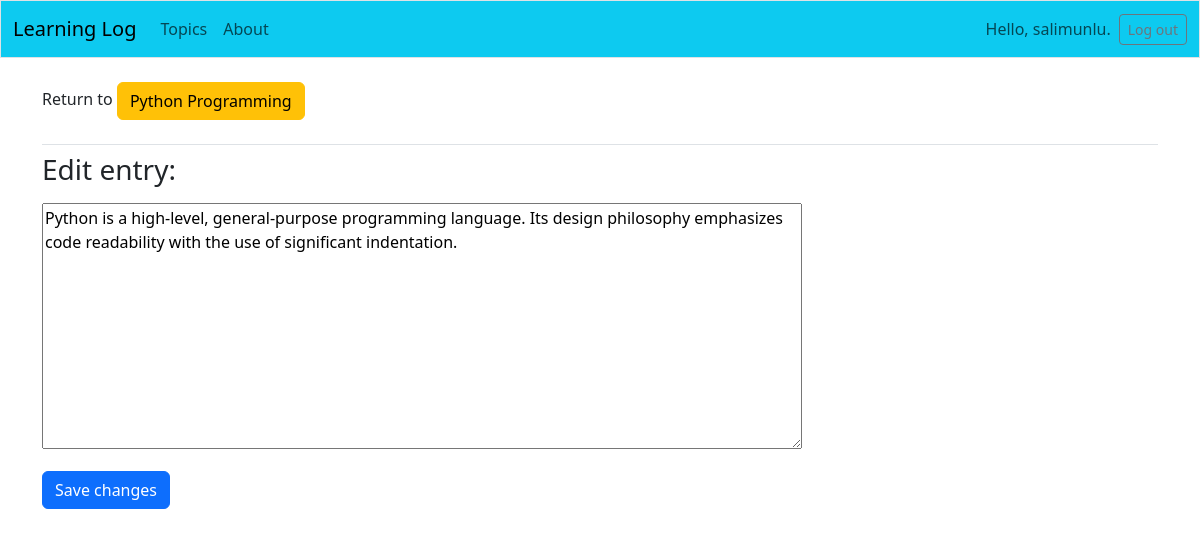
The page /edit_entry/1/ (signed in) on the database its author committed.
### learning_logs/models.py (models this page shows, shortened)
class Topic(models.Model):
    text = models.CharField(max_length=200)
    date_added = models.DateTimeField(auto_now_add=True)
    owner = models.ForeignKey(User, on_delete=models.CASCADE)
    def __str__(self):
        return self.text

class Entry(models.Model):
    topic = models.ForeignKey(Topic, on_delete=models.CASCADE)
    text = models.TextField()
    date_added = models.DateTimeField(auto_now_add=True)
    class Meta:
        verbose_name_plural = "Entries"

### learning_logs/views.py (the view)
# urls.py: path('edit_entry/<int:entry_id>/', views.edit_entry, name='edit_entry'), # Entry düzenlemek için
@login_required
def edit_entry(request, entry_id):
    entry = Entry.objects.get(id=entry_id)
    topic = entry.topic
    if topic.owner != request.user:
        raise Http404
    if request.method != 'POST':
        form = EntryForm(instance=entry)
    else:
        form = EntryForm(instance=entry, data=request.POST)
        if form.is_valid():
            form.save()
            return redirect('learning_logs:topic', topic_id=topic.id)
    context = {'entry': entry, 'topic': topic, 'form': form}
    return render(request, 'learning_logs/edit_entry.html', context)

### learning_logs/forms.py
class EntryForm(forms.ModelForm):
    class Meta:
        model = Entry   # Form Entry modeline dayanıyor
        fields = ['text']   # Sadece text alanı bu forma dahil edildi
        labels = {'text': ''}  # 'text' alanına boş bir etiket atandı.
        widgets = {'text': forms.Textarea(attrs={'cols': 80})}  # 'text' alanı için bir HTML form elemanı

### templates/learning_logs/edit_entry.html (shortened to what this page needs)
<!DOCTYPE html>
<html lang="en">
<head>
</head>
<body>
{% extends 'learning_logs/base.html' %}
{% block page_header %}
    <p>Return to <a class="btn btn-warning" href="{% url 'learning_logs:topic' topic.id %}">{{ topic }}</a></p>
{% endblock page_header %}
{% block content %}
    <h3 class="mb-3">Edit entry:</h3>
    <form action="{% url 'learning_logs:edit_entry' entry.id %}" method="post" class="mb-3">
        {{ form.as_p }}
        <button name="submit" class="btn btn-primary">Save changes</button>
    </form>
{% endblock content %}

### templates/learning_logs/base.html (shortened to what this page needs)
<!doctype html>
<html lang="en">
<head>
  {% load static %}
  {% load django_bootstrap5 %}
  {% bootstrap_css %}
   <link rel="stylesheet" href="{% static 'css/fontawesome.min.css' %}">
    <link rel="stylesheet" href="{% static 'css/all.min.css' %}">
</head>
<body>
  <nav class="navbar navbar-expand-md navbar-light bg-info mb-4 border">
    <div class="container-fluid">
      <a class="navbar-brand" href="{% url 'learning_logs:index' %}">
          Learning Log</a>
      <div class="collapse navbar-collapse" id="navbarCollapse">
        <ul class="navbar-nav me-auto mb-2 mb-md-0">
          <li class="nav-item">
            <a class="nav-link" href="{% url 'learning_logs:topics' %}">
              Topics</a></li>
           <li class="nav-item">
            <a class="nav-link" href="{% url 'learning_logs:about' %}">
              About</a></li>
        </ul>
        <ul class="navbar-nav ms-auto mb-2 mb-md-0">
          {% if user.is_authenticated %}
            <li class="nav-item">
              <span class="navbar-text me-2">Hello, {{ user.username }}.
                </span></li>
          {% endif %}
        </ul>
        {% if user.is_authenticated %}
          <form action="{% url 'users:logout' %}" method='post'>
            <button name='submit' class='btn btn-outline-secondary btn-sm'>
              Log out</button>
          </form>
        {% endif %}
      </div>
    </div>
  </nav>
  <main class="container">
    <div class="pb-2 mb-2 border-bottom">
      {% block page_header %}{% endblock page_header %}
    </div>
    <div>
      {% block content %}{% endblock content %}
    </div>
  </main>
</body>
</html>

### rows shown on the page
Topic: text "Python Programming"
Entry: text "Python is a high-level, general-purpose programming language. Its design philosophy emphasizes code readability with the use of significant indentation."

### other values the page prints
{{ user.username }} "salimunlu"
